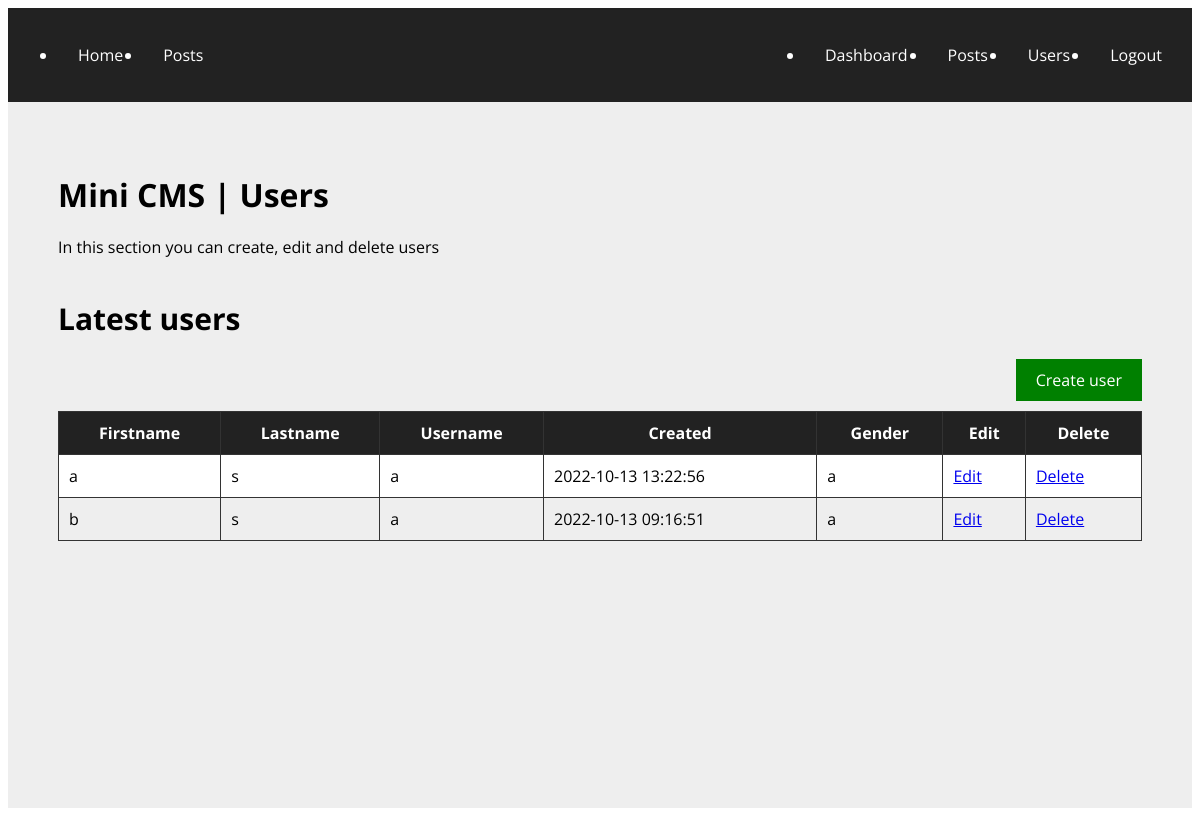
The page /admin/users.php (signed in) on the database its author committed.
### tables this page shows
CREATE TABLE `users` (
  `id` int(13) NOT NULL,
  `firstname` varchar(100) NOT NULL,
  `lastname` varchar(100) NOT NULL,
  `username` varchar(30) NOT NULL,
  `password` varchar(60) NOT NULL,
  `created` datetime NOT NULL,
  `gender` varchar(30) NOT NULL
);

### admin/users.php (the view, shortened to what this page needs)
    <?php
    include_once('includes/connection.php');
    $sql = "SELECT * FROM users ORDER BY created DESC";
    $result = $con->query($sql); ?>
<!DOCTYPE html>
<html lang="en">
<head>
    <link rel="stylesheet" href="css/style.css" />
</head>
<body>
    <div class="page-wrapper">
        <?php include_once('includes/admin_menu.php') ?>
        <main class="page-content">
            <h1 class="page-title">Mini CMS | Users</h1>
            <p>In this section you can create, edit and delete users</p>
                <h2 class="page-title-sub">Latest users</h2>
                <div class="btn-group">
                    <a href="user-create.php" class="action-btn">Create user</a>
                </div>
                <table class="admin-table">
                    <thead>
                        <tr>
                        <th>Firstname</th>
                        <th>Lastname</th>
                        <th>Username</th>
                        <th>Created</th>
                        <th>Gender</th>
                        <th>Edit</th>
                        <th>Delete</th>
                        </tr>
                    </thead>
                    <tbody>
                        <?php while($row = $result->fetch_object()){ ?>
                                    <tr>
                                        <td><?php echo $row->firstname; ?></td>
                                        <td><?php echo $row->lastname; ?></td>
                                        <td><?php echo $row->username; ?></td>
                                        <td><?php echo $row->created; ?></td>
                                        <td><?php echo $row->gender; ?></td>
                                        <td><a href="user-update.php?id=<?php echo $row->id; ?>">Edit</a></td>
                                        <td><a href="user-delete.php?id=<?php echo $row->id; ?>">Delete</a></td>
                                    </tr>
                            <?php } ?>
                    </tbody>
                </table>
        </main>
    </div>
</body>
</html>

### admin/css/style.css (style rules this page uses)
body { font-family: 'Open Sans', sans-serif; }
.page-wrapper { min-height: 100vh; display: flex; flex-direction: column; }
.page-content { flex: 1; background-color: #eee; padding: 50px; }
.page-title { font-size: 32px; font-weight: bold; margin-bottom: 20px; }
.page-title-sub { font-size: 30px; font-weight: bold; margin: 40px 0 20px 0; }
.action-btn { display: block; text-decoration: none; background-color: green; color: #fff; padding: 10px 20px; }
.btn-group { margin: 0 0 10px 0; display: flex; justify-content: flex-end; }
table { background-color: #fff; width: 100%; }
th { background-color: #222; color: #fff; }
th, td { padding: 10px; }
table, th, td { border: solid 1px #333; border-collapse: collapse; }
tr:nth-child(even) { background-color: #eee; }

### rows shown on the page
users: firstname "a", lastname "s", username "a", created "2022-10-13 13:22:56", gender "a"
users: firstname "b", lastname "s", username "a", created "2022-10-13 09:16:51", gender "a"
